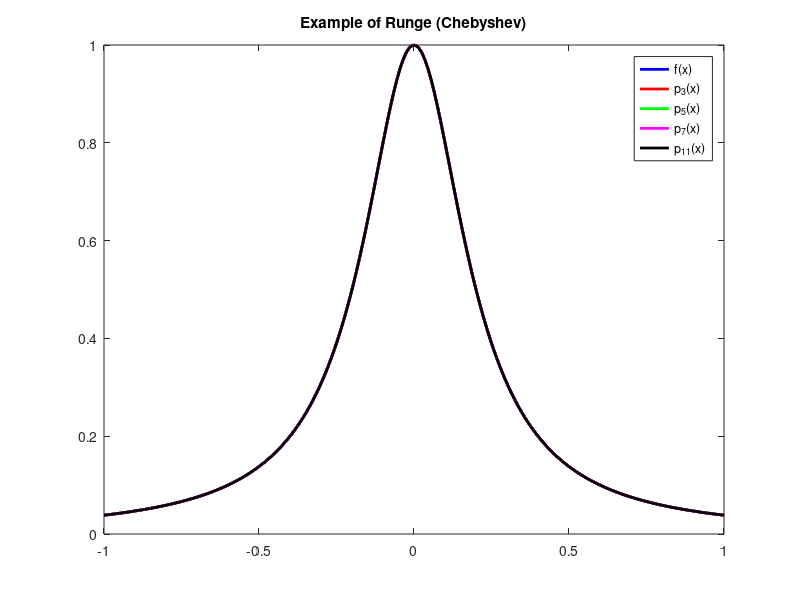

Write the MATLAB code that produced this figure.
% Example of Runge with Chebyshev nodes

% number of nodes
N = [4,6,8,12];

% plot cosmetics
line = {'b-','r-','g-','m-','k-'};
leg  = {'f(x)','p_{3}(x)','p_{5}(x)','p_{7}(x)','p_{11}(x)'};
clf();
title('Example of Runge (Chebyshev)');
hold on;

% plot Runge function
xx = linspace(-1,+1,200);
yy = 1./(25.*xx.^2 + 1.);
plot(xx,yy,line{1},'LineWidth',2);

% interpolate for different number of nodes
for i=1:length(N)
  
  n = N(i);
  % TODO: Implement here
  
  plot(xx,yy,line{i+1},'LineWidth',2)
  
end

% more cosmetics
box on;
legend(leg);

% hold off
hold off;

% save figure
print('-f1','-painters','-depsc2','runge_cheby.eps');

